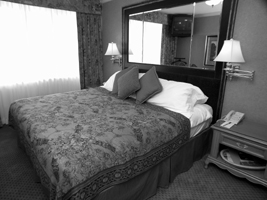
#> input picture training2/bedroom/0.jpg, 267 x 200 px, found by its file name
$ python clusters.py
#> lines starting #> are read from the running program, lines starting #| are printed output that depends on the picture
import numpy as np
import matplotlib as mp
import sklearn as sk
from sklearn.cluster import KMeans
import cv2
import glob
from PIL import Image
from sklearn import preprocessing
import collections

k = 8
k_k = k*k
n = 4
number_of_clusters = 8

img1 = preprocessing.normalize(cv2.imread('training/bedroom/0.jpg', 0).astype(float))
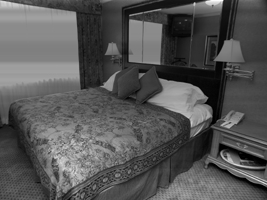
#> img1: shape (200, 267) float64; min 0, max 0.161, mean 0.0547; drawn with min black and max white
img1 = preprocessing.scale(img1)
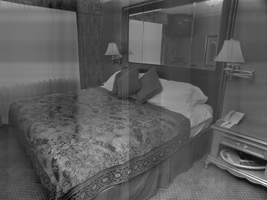
#> img1: shape (200, 267) float64; min -3.44, max 6.05, mean -2.47e-16; drawn with min black and max white
height, width = img1.shape
#> height = 200; width = 267

# big loop
y = 0
while (y + k<=height):
    x = 0
    while (x + k<=width):
        patch = img1[y:y+k, x:x+k]
        # all patches is mean 0 and deviation is 1

#> (the run stopped early here; a loop or call above may not have finished)

$ run again, with training2/bedroom/10.jpg copied over training2/bedroom/0.jpg
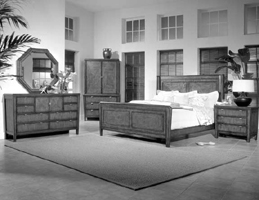
#> input picture training2/bedroom/10.jpg, 259 x 200 px, found by its file name
#> `img1 = preprocessing.normalize(cv2.imread('training/bedroom/0.jpg', 0)..`:
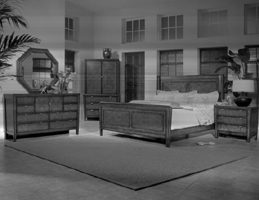
#> img1: shape (200, 259) float64; min 0, max 0.166, mean 0.0586; drawn with min black and max white
#> `img1 = preprocessing.scale(img1)`:
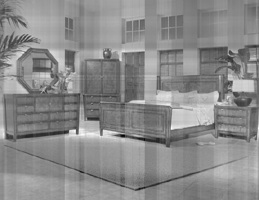
#> img1: shape (200, 259) float64; min -4.76, max 3.96, mean -1.08e-16; drawn with min black and max white

$ run again, with training2/bedroom/2.jpg copied over training2/bedroom/0.jpg
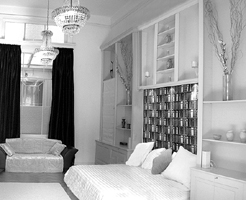
#> input picture training2/bedroom/2.jpg, 246 x 200 px, found by its file name
#> `img1 = preprocessing.normalize(cv2.imread('training/bedroom/0.jpg', 0)..`:
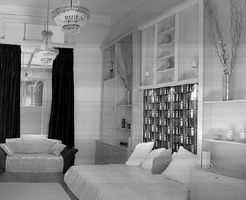
#> img1: shape (200, 246) float64; min 0, max 0.115, mean 0.0597; drawn with min black and max white
#> `img1 = preprocessing.scale(img1)`:
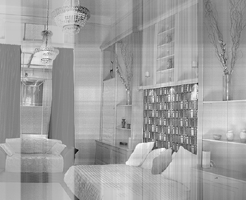
#> img1: shape (200, 246) float64; min -5.72, max 3.4, mean -4.18e-16; drawn with min black and max white

$ run again, with training2/bedroom/3.jpg copied over training2/bedroom/0.jpg
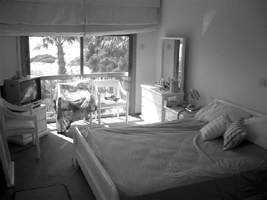
#> input picture training2/bedroom/3.jpg, 267 x 200 px, found by its file name
#> `img1 = preprocessing.normalize(cv2.imread('training/bedroom/0.jpg', 0)..`:
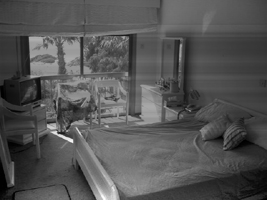
#> img1: shape (200, 267) float64; min 0, max 0.172, mean 0.0569; drawn with min black and max white
#> `img1 = preprocessing.scale(img1)`:
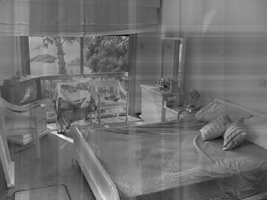
#> img1: shape (200, 267) float64; min -4.55, max 5.84, mean -5.54e-16; drawn with min black and max white
